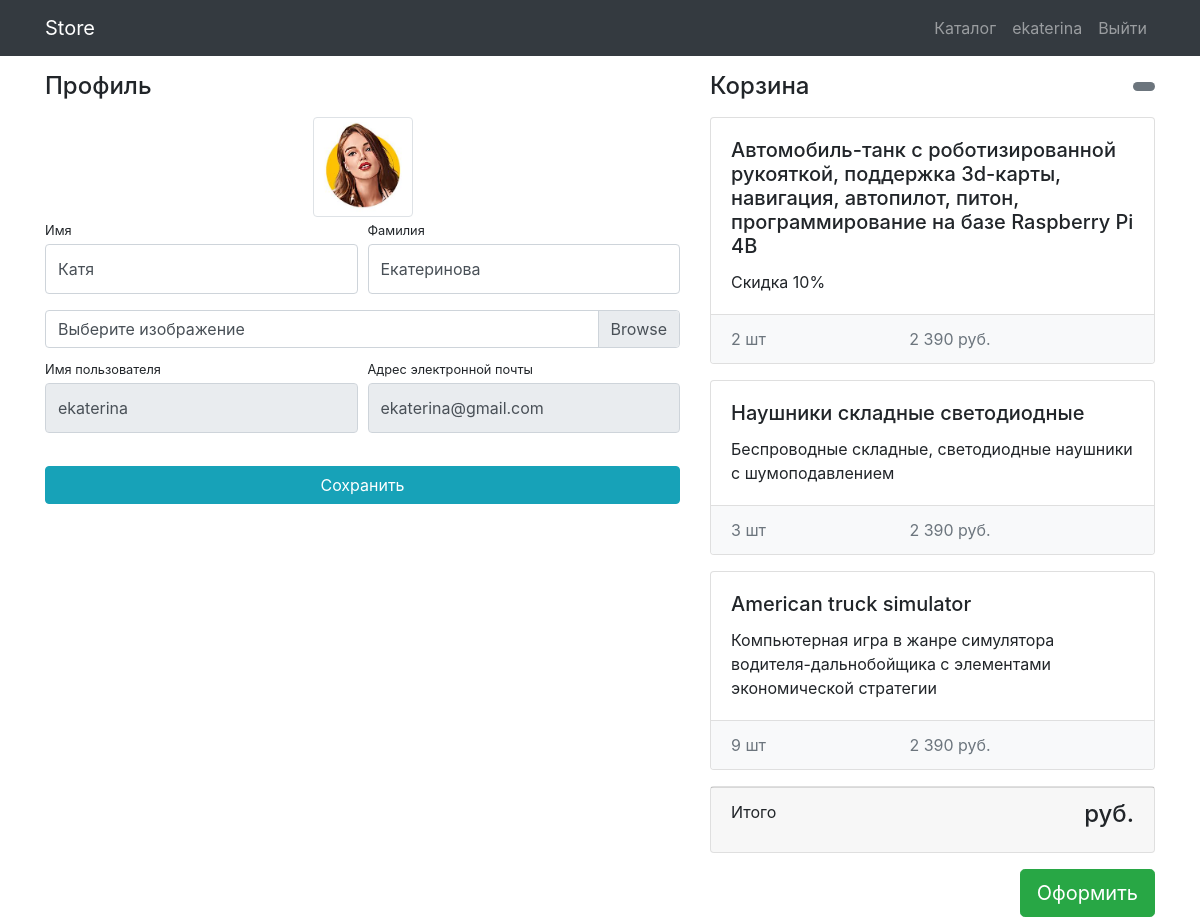
Page /users/profile/ (signed in) on the committed database.
### users/models.py (models this page shows)
class User(AbstractUser):
    image = models.ImageField(upload_to='images_of_users_of_devices_shop', blank=True)

### products/models.py (models this page shows, shortened)
class Basket(models.Model):
    user = models.ForeignKey(User, on_delete=models.CASCADE)
    product = models.ForeignKey(Product, on_delete=models.CASCADE)
    quantity = models.PositiveIntegerField(default=0)
    create_database = models.DateTimeField(auto_now_add=True)
    class Meta:
        verbose_name = 'Товар в корзину'
        verbose_name_plural = 'Корзина'

class Product(models.Model):
    name = models.CharField(max_length=300, verbose_name="Название")
    image = models.ImageField(upload_to='device_image/%Y', blank=True, verbose_name='Фото')
    description = models.TextField(max_length=1000, verbose_name='Описание')
    short_description = models.CharField(max_length=300, blank=True, verbose_name="Краткое описание")
    price = models.DecimalField(max_digits=10, decimal_places=2, default=0, verbose_name="Цена")
    quantity = models.IntegerField(default=0, verbose_name="Количество")
    time = models.DateTimeField(auto_now_add=True, verbose_name="Дата")
    time_update = models.DateTimeField(auto_now=True, verbose_name="Дата обновления")
    category = models.ForeignKey(ProductCategory, on_delete=models.CASCADE, verbose_name="Категория")
    class Meta:
        verbose_name = 'Товар'
        verbose_name_plural = 'Товары'
        ordering = ['-time']

### users/views.py (the view)
# urls.py: path('profile/', views.profile, name='profile'),
def profile(request):
    user = request.user
    if request.method == "POST":
        form = UserProfileForm(
            data=request.POST,
            files=request.FILES,
            instance=user)
        if form.is_valid():
            form.save()
            return redirect('profile')
    else:
        form = UserProfileForm(instance=user)
    context = {
        'form': form,
        'baskets': Basket.objects.filter(user=user)
    }
    return render(request, 'users/profile.html', context)

### users/forms.py
class UserProfileForm(UserChangeForm):
    username = forms.CharField(widget=forms.TextInput(attrs={'readonly': True}))
    email = forms.CharField(widget=forms.EmailInput(attrs={'readonly': True}))
    image = forms.ImageField(widget=forms.FileInput(), required=False)
    def __init__(self, *args, **kwargs):
        super(UserProfileForm, self).__init__(*args, **kwargs)
        for field in self.fields.values():
            field.widget.attrs["class"] = "form-control py-4"
        self.fields['image'].widget.attrs['class'] = 'custom-file-input'
    class Meta:
        model = User
        fields = ('username', 'email', 'first_name', 'last_name', 'image')

### templates/users/profile.html (shortened to what this page needs)
{% extends 'base.html' %}
{% load static %}
{% block css %}<link href="{% static 'css/profile.css' %}" rel="stylesheet">{% endblock %}
{% block content %}
<div class="container">
    <div class="row">
        <div class="col-lg-7">
            <h4 class="mt-3 mb-3">Профиль</h4>
            <div class="col-lg-12 text-center">
                <img width="100" height="100"
                     src="{% if user.image %} {{ user.image.url }} {% else %} {% static 'img/users/default.png' %} {% endif %}"
                     class="img-thumbnail">
            </div>
            <form action="{% url 'profile' %}" method="post" enctype="multipart/form-data">
                <div class="form-row">
                    <div class="col-lg-6">
                        <div class="form-group">
                            <label class="small mb-1"
                                   for="{{ form.first_name.id_for_label }}">
                                Имя</label>
                            {{ form.first_name }}
                        </div>
                    </div>
                    <div class="col-lg-6">
                        <div class="form-group">
                            <label class="small mb-1" for="{{ form.last_name.id_for_label }}">Фамилия</label>
                            {{ form.last_name }}
                        </div>
                    </div>
                </div>
                <div class="form-row mb-2">
                    <div class="col-lg-12">
                        <div class="custom-file">
                            <label class="custom-file-label" for="{{ form.image.id_for_label  }}">Выберите изображение</label>
                        </div>
                    </div>
                </div>
                <div class="form-row">
                    <div class="col-lg-6">
                        <label class="small mb-1" for="{{ form.username.id_for_label }}">Имя пользователя</label>
                        {{ form.username }}
                    </div>
                    <div class="col-lg-6">
                        <label class="small mb-1" for="{{ form.email.id_for_label }}">Адрес электронной
                            почты</label>
                        {{ form.email }}
                    </div>
                </div>
                <div class="form-row">
                    <div class="col-lg-12" style="margin-top: 33px;">
                        <input class="btn btn-info btn-block" type="submit" value="Сохранить">
                    </div>
                </div>
            </form>
        </div>
        {% include 'products/basket.html' %}
    </div>
</div>
{% endblock %}

### templates/base.html (shortened to what this page needs)
{% load static %}
<!DOCTYPE html>
<html lang="en">
<head>
    <link href="{% static 'vendor/bootstrap/css/bootstrap.min.css' %}" rel="stylesheet">
    {% block css %}{% endblock %}
</head>
<body>
<nav class="navbar navbar-expand-lg navbar-dark bg-dark fixed-top">
    <div class="container">
        <a class="navbar-brand" href="{% url 'index' %}">Store</a>
        <div class="collapse navbar-collapse" id="navbarResponsive">
            <ul class="navbar-nav ml-auto">
                <li class="nav-item">
                    <a class="nav-link" href="{% url 'products' %}">Каталог  </a>
                </li>
                {% if user.is_authenticated %}
                <li class="nav-item">
                    <a class="nav-link" href="{% url 'profile' %}" >{{ user.username }}
                    </a>
                </li>
                <li class="nav-item">
                    <a class="nav-link" href="{% url 'logout' %}">Выйти </a>
                </li>
                {% else %}
                <li class="nav-item">
                    <a class="nav-link" href="{% url 'login' %}">Войти <i class="fas fa-sign-in-alt"></i></a>
                </li>
                {% endif %}
            </ul>
        </div>
    </div>
</nav>
{% block content %}
{% endblock %}
</body>
</html>

### templates/products/basket.html (shortened to what this page needs)
{% if baskets %}
<div class="col-lg-5">
            <h4 class="mt-3 mb-3 d-flex justify-content-between align-items-center mb-3">
                Корзина
                <span class="badge badge-secondary badge-pill">
                </span>
            </h4>
            {% for basket in baskets %}
            <div class="card mb-3">
                <div class="card-body">
                    <h5 class="card-title">{{ basket.product.name }}</h5>
                    <p class="card-text">{{ basket.product.short_description }}</p>
                </div>
                <ul class="list-group list-group-flush">
                    <li class="list-group-item d-flex justify-content-between lh-condensed bg-light">
                        <span class="text-muted">{{ basket.quantity }} шт</span>
                        <span class="text-muted">2 390 руб.</span>
                    </li>
                </ul>
            </div>
            {% endfor %}
            <div class="card mb-3">
                <div class="card-footer">
                    <p class="float-left">Итого</p>
                    <h4 class="float-right">{{ total_sum }} руб.</h4>
                </div>
            </div>
            <button type="button" class="btn btn-success btn-lg float-right">Оформить</button>
        </div>
{% else %}
    <div class="col-lg-5">
        <h4 class="mt-3 mb-3 text-center">
            Корзина пуста
        </h4>
    </div>
{% endif %}

### products/static/css/profile.css (style rules this page uses)
body { padding-top: 56px; }

### rows in the picture
User: username "ekaterina", image (picture), first_name "Катя", last_name "Екатеринова", email "ekaterina@gmail.com"
Basket: product.name "Автомобиль-танк с роботизированной рукояткой, поддержка 3d-карты, навигация, автопилот, питон, программирование на базе Raspberry Pi 4B", product.short_description "Скидка 10%", quantity "2"
Basket: product.name "Наушники складные светодиодные", product.short_description "Беспроводные складные, светодиодные наушники с шумоподавлением", quantity "3"
Basket: product.name "American truck simulator", product.short_description "Компьютерная игра в жанре симулятора водителя-дальнобойщика с элементами экономической стратегии", quantity "9"
